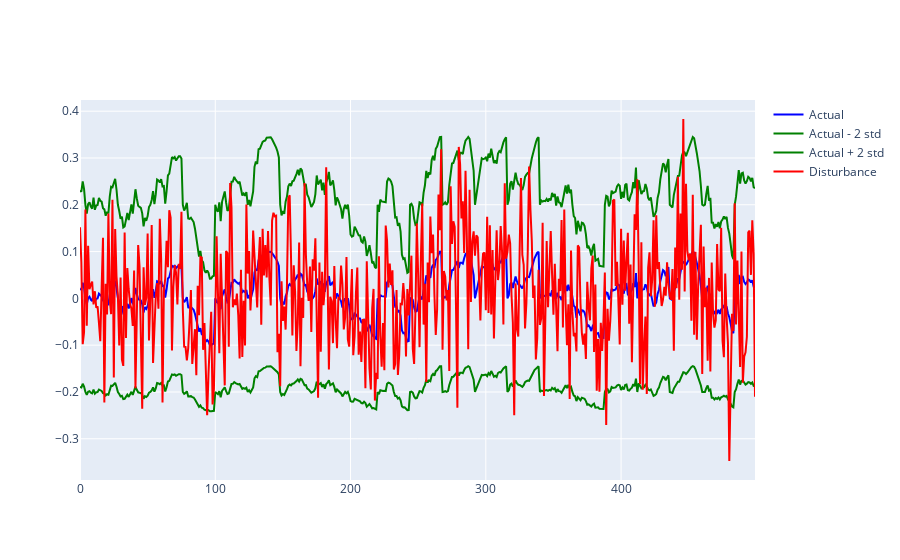

The cell this chart's notebook holds for it:
### Code cell
# Plot the actual mean and std for each data point.
from safety_filter.learning.DI import gen_di_data

index = 1
mean_true = torch.zeros_like(batch["d"])
var_true = torch.zeros(batch_size, batch["d"].shape[-1], batch["d"].shape[-1])

for ii in range(batch_size):
    mean_true[ii], var_true[ii] = gen_di_data.d_mean(batch["x"][ii]), gen_di_data.d_var(
        batch["x"][ii]
    )


fig = go.Figure()
fig.add_trace(
    go.Scatter(
        x=np.arange(batch_size),
        y=mean_true[:, index].numpy(),
        mode="lines",
        name="Actual",
        line=dict(color="blue"),
    )
)

fig.add_trace(
    go.Scatter(
        x=np.arange(batch_size),
        y=mean_true[:, index].numpy() - 2 * var_true[:, index, index].sqrt().numpy(),
        mode="lines",
        name="Actual - 2 std",
        line=dict(color="green"),
    )
)

fig.add_trace(
    go.Scatter(
        x=np.arange(batch_size),
        y=mean_true[:, index].numpy() + 2 * var_true[:, index, index].sqrt().numpy(),
        mode="lines",
        name="Actual + 2 std",
        line=dict(color="green"),
    )
)

# Plot disturbance
fig.add_trace(
    go.Scatter(
        x=np.arange(batch_size),
        y=batch["d"][:, index].numpy(),
        mode="lines",
        name="Disturbance",
        line=dict(color="red"),
    )
)

### Figure 1 — Plotly figure (JSON) as saved in the notebook; plotly's stock layout.template omitted (floating-point values rounded to 4 significant figures; data arrays with more than 128 entries replaced by an {"elided": "..."} marker saying what was removed)
{"data": [{"line": {"color": "blue"}, "mode": "lines", "name": "Actual", "type": "scatter", "x": {"elided": "500 int values"}, "y": {"elided": "500 float values"}}, {"line": {"color": "green"}, "mode": "lines", "name": "Actual - 2 std", "type": "scatter", "x": {"elided": "500 int values"}, "y": {"elided": "500 float values"}}, {"line": {"color": "green"}, "mode": "lines", "name": "Actual + 2 std", "type": "scatter", "x": {"elided": "500 int values"}, "y": {"elided": "500 float values"}}, {"line": {"color": "red"}, "mode": "lines", "name": "Disturbance", "type": "scatter", "x": {"elided": "500 int values"}, "y": {"elided": "500 float values"}}], "layout": {}}
